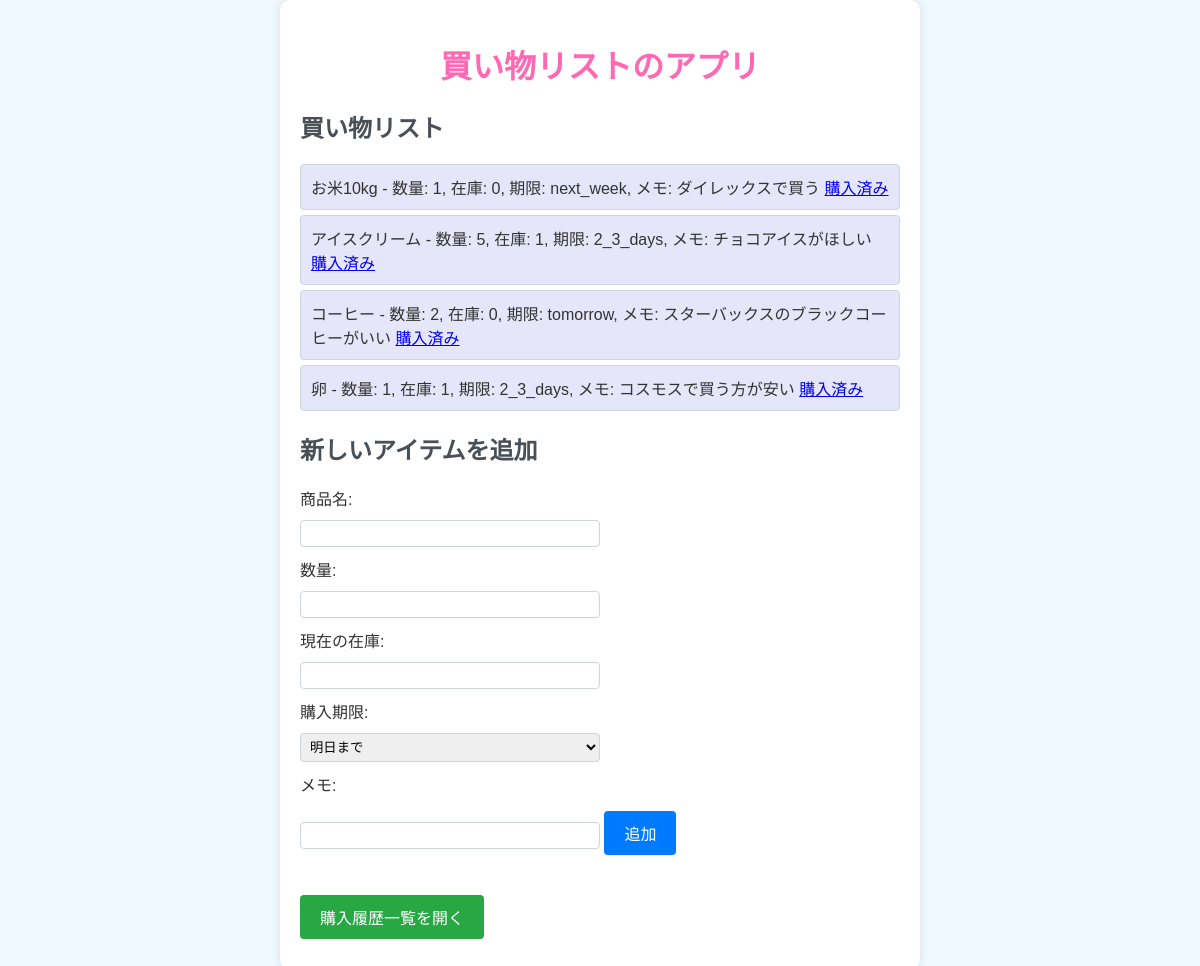
Page /index (signed in) on the earlier database version.
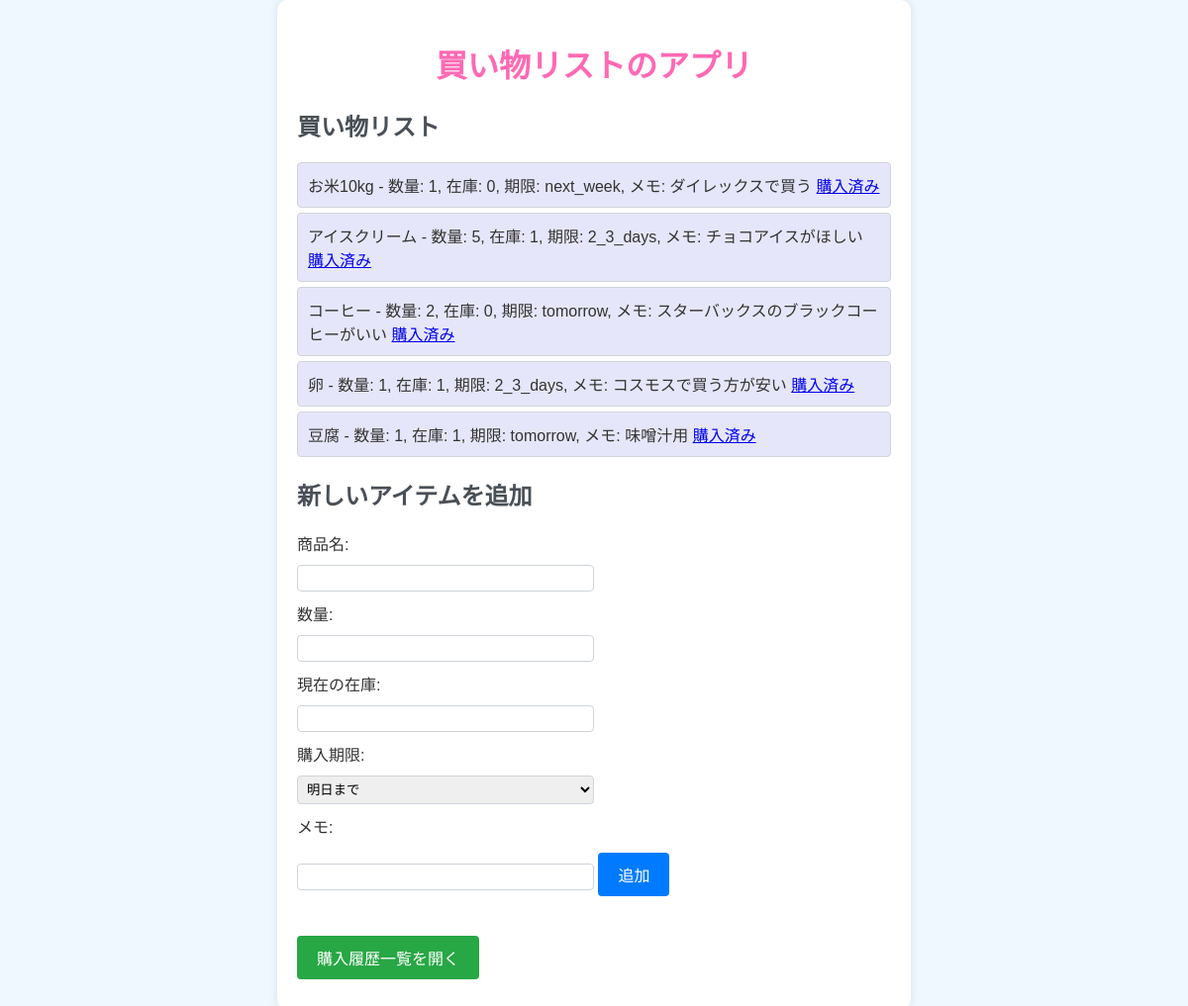
Same page on the later database version.
### tables this page shows
CREATE TABLE shopping_list (
                    id INTEGER PRIMARY KEY AUTOINCREMENT,
                    item_name TEXT NOT NULL,
                    item_quantity INTEGER NOT NULL,
                    current_stock INTEGER,
                    purchase_deadline TEXT,
                    memo TEXT
                );

### app.py (the view)
@app.route('/index')
def index():
    if not session.get('logged_in'):
        return redirect(url_for('login'))
    conn = get_db_connection()
    shopping_list = conn.execute('SELECT * FROM shopping_list').fetchall()
    purchase_history = conn.execute('SELECT * FROM purchase_history').fetchall()
    conn.close()
    return render_template('index.html', shopping_list=shopping_list, purchase_history=purchase_history)

### app.py (called while the page is built)
def get_db_connection():
    conn = sqlite3.connect(DATABASE)
    conn.row_factory = sqlite3.Row
    return conn

### templates/index.html (shortened to what this page needs)
<!DOCTYPE html>
<html lang="ja">
<head>
    <link rel="stylesheet" href="{{ url_for('static', filename='styles.css') }}">
</head>
<body>
    <div class="container">
        <h1>買い物リストのアプリ</h1>
        <h2>買い物リスト</h2>
        <ul class="list">
            {% for item in shopping_list %}
            <li class="list-item">
                <span>{{ item.item_name }}</span> -
                <span>数量: {{ item.item_quantity }}</span>,
                <span>在庫: {{ item.current_stock }}</span>,
                <span>期限: {{ item.purchase_deadline }}</span>,
                <span>メモ: {{ item.memo }}</span>
                <a href="{{ url_for('delete', id=item.id) }}" class="delete-btn">購入済み</a>
            </li>
            {% else %}
            <li class="list-item">買い物リストは空です。</li>
            {% endfor %}
        </ul>
        <h2>新しいアイテムを追加</h2>
        <form action="{{ url_for('add') }}" method="post" class="add-form">
            <label for="item_name">商品名:</label>
            <input type="text" id="item_name" name="item_name" required>
            <label for="item_quantity">数量:</label>
            <input type="number" id="item_quantity" name="item_quantity" required>
            <label for="current_stock">現在の在庫:</label>
            <input type="number" id="current_stock" name="current_stock">
            <label for="purchase_deadline">購入期限:</label>
            <select id="purchase_deadline" name="purchase_deadline">
                <option value="tomorrow">明日まで</option>
            </select>
            <label for="memo">メモ:</label>
            <input type="text" id="memo" name="memo">
            <button type="submit">追加</button>
        </form>
        <button id="open-history-btn" onclick="toggleHistory()">購入履歴一覧を開く</button>
    </div>
</body>
</html>

### static/styles.css (style rules this page uses)
body { font-family: Arial, sans-serif; background-color: #f0f8ff; color: #333; margin: 0; padding: 0; }
.container { width: 90%; max-width: 600px; margin: 0 auto; padding: 20px; background-color: #ffffff; border-radius: 10px; box-shadow: 0 0 10px rgba(0, 0, 0, 0.1); }
h1 { color: #ff69b4; font-family: 'Comic Sans MS', cursive, sans-serif; text-align: center; }
h2 { color: #495057; }
ul { list-style-type: none; padding: 0; }
li { background-color: #e6e6fa; border: 1px solid #ced4da; border-radius: 4px; margin: 5px 0; padding: 10px; }
form { margin: 20px 0; }
label { display: block; margin: 5px 0; }
input, select { padding: 5px; margin: 5px 0; width: 100%; max-width: 300px; border: 1px solid #ced4da; border-radius: 4px; box-sizing: border-box; }
button { background-color: #007bff; border: none; color: white; padding: 10px 20px; text-align: center; text-decoration: none; display: inline-block; font-size: 16px; margin: 10px 0; cursor: pointer; border-radius: 4px; }
button#open-history-btn, button#close-history-btn { background-color: #28a745; }

Differences in the rows shown:
added shopping_list: item_name "豆腐", item_quantity "1", current_stock "1", purchase_deadline "tomorrow", memo "味噌汁用"
